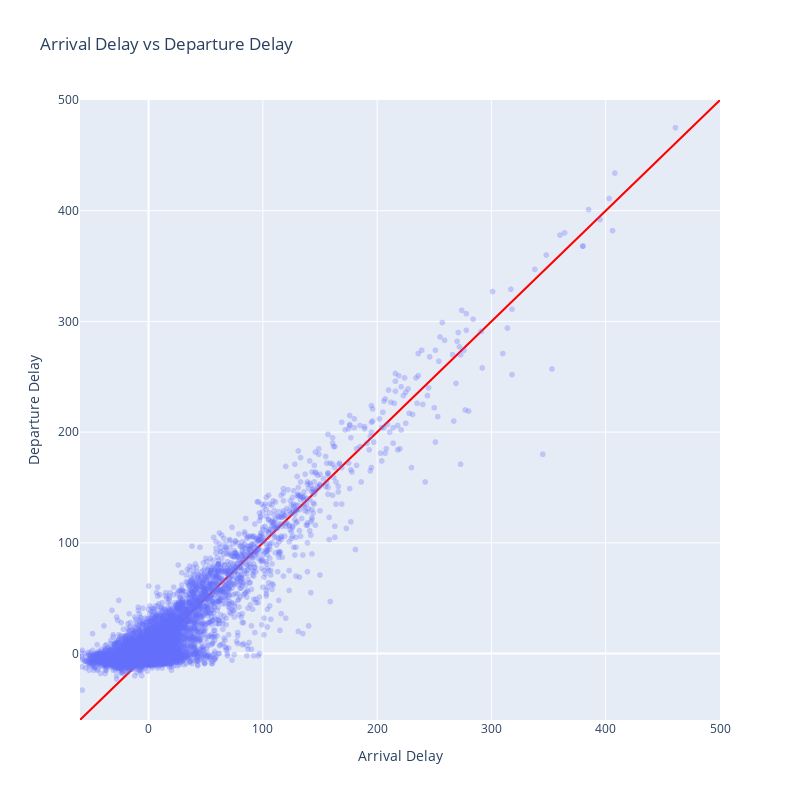

The cell this chart's notebook holds for it:
### Markdown cell above
The JSON dictionary shown above is what the Plotly Python library passes to the Plotly JavaScript library to render the plot. It contains all the information about the data, layout, and configuration of the plot. Belwo, we use this dictionary as input to the `add_trace` method to add a new trace to the plot.

### Code cell
fig = px.scatter(data, x="arr_delay", y="dep_delay", opacity=0.3,
                 title="Arrival Delay vs Departure Delay",
                 labels={"arr_delay": "Arrival Delay", "dep_delay": "Departure Delay"})

fig.add_trace(go.Scatter(x=[-60, 500], y=[-60, 500], mode='lines', line=dict(color='red')))

fig.update_layout(width=800, height=800,
                  xaxis=dict(range=[-60, 500]),
                  yaxis=dict(range=[-60, 500]),
                  showlegend=False)

fig.show()

### Figure 1 — Plotly figure (JSON) as saved in the notebook; plotly's stock layout.template omitted (floating-point values rounded to 4 significant figures; data arrays with more than 128 entries replaced by an {"elided": "..."} marker saying what was removed)
{"data": [{"hovertemplate": "Arrival Delay=%{x}<br>Departure Delay=%{y}<extra></extra>", "legendgroup": "", "marker": {"color": "#636efa", "opacity": 0.3, "symbol": "circle"}, "mode": "markers", "name": "", "showlegend": false, "type": "scattergl", "x": {"elided": "10000 float values"}, "xaxis": "x", "y": {"elided": "10000 float values"}, "yaxis": "y"}, {"line": {"color": "red"}, "mode": "lines", "type": "scatter", "x": [-60, 500], "y": [-60, 500]}], "layout": {"height": 800, "legend": {"tracegroupgap": 0}, "showlegend": false, "title": {"text": "Arrival Delay vs Departure Delay"}, "width": 800, "xaxis": {"anchor": "y", "domain": [0, 1], "range": [-60, 500], "title": {"text": "Arrival Delay"}}, "yaxis": {"anchor": "x", "domain": [0, 1], "range": [-60, 500], "title": {"text": "Departure Delay"}}}}
